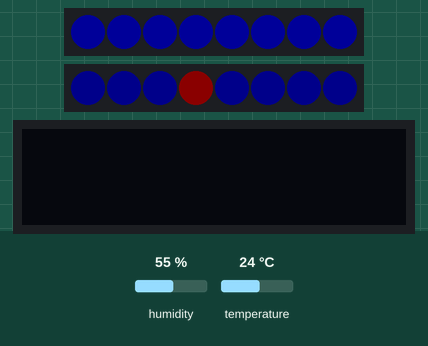
The program below on a simulated CircuitPython board. On the bench: 2 × 8 RGB LEDs in strip order, left to right, 128×32 one-colour display. The test bench sets the inputs (shaded band); at power-on: humidity 55 %, temperature 24 °C. Dim RGB values are drawn brighter than linear; random numbers come from a fixed seed; what the program prints to the serial console is not drawn.

Above: at 1.27 s.
1.3 s: humidity set to 22 %
3.1 s: temperature set to 12 °C
At 5.12 s:
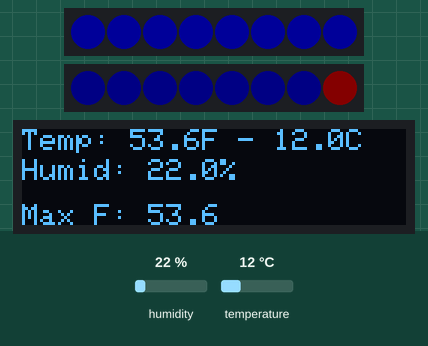
6.8 s: humidity set to 40 %
At 10.23 s:
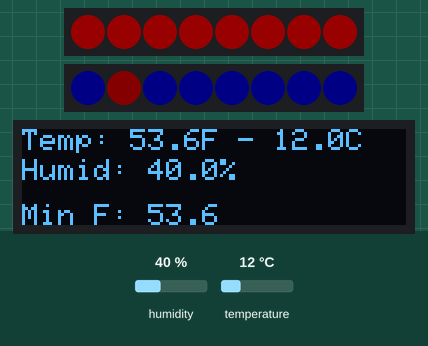
11.8 s: temperature set to 19 °C
At 15.23 s:
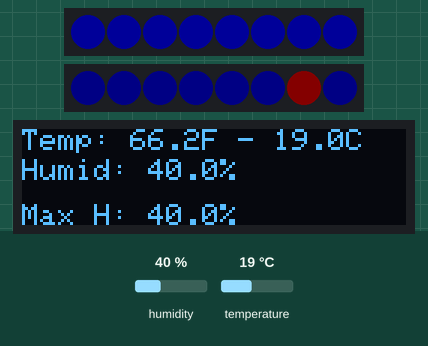
Timing chart, 0 to 27.7 s (numbered marks = the images above; inputs shaded):
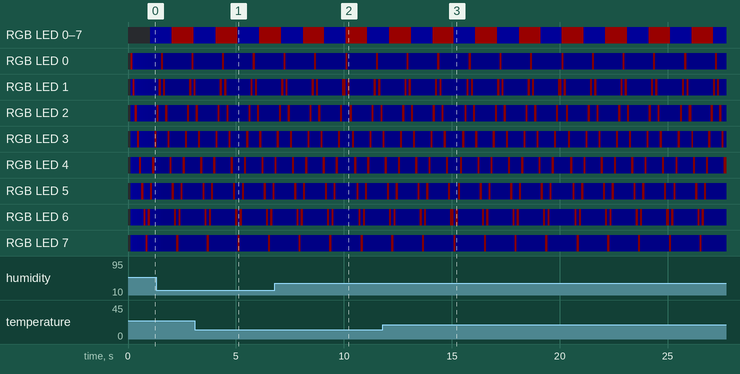

The program:

code.py
```python
# (licence header left out)
import board
import busio
import neopixel
import time
import random
import adafruit_ahtx0
import adafruit_ssd1306

TICK_INTERVAL = .1

#the signal refers to the boards built in neo-pixel
signal = neopixel.NeoPixel(board.NEOPIXEL, 8, brightness=0.1, auto_write=False)

#setup the neopixel strip
strip_len = 8
strip = neopixel.NeoPixel(board.D2, 8, brightness=0.1, auto_write=False)
strip.fill((0,0,0))
strip.show()

RED = (100,0,0)
BLUE = (0,0,100)
DARK_RED = (255,0,0)
DARK_BLUE = (0,0,255)

#keyboards uart output (to monitor for activity)
kb_uart = busio.UART(board.TX, board.RX, baudrate=38400, timeout=.01)

# Create sensor object, communicating over the board's default I2C bus
i2cAHT = board.STEMMA_I2C()  # uses board.SCL and board.SDA
sensor = adafruit_ahtx0.AHTx0(i2cAHT)

i2cOLED = board.STEMMA_I2C()
oled = adafruit_ssd1306.SSD1306_I2C(128, 32, i2cOLED)

#temp/humid setup
f_max = 0.0
f_min = 1000.0
h_min = 100.0
h_max = 0
spinner = -1


def main_loop():

    signal_toggle = False
    strip_time = time.monotonic()
    signal_time = time.monotonic()
    swipe_toggle = False
    action_stren =  155
    counter = 0
    env_time = 0
    while (1):
        now = time.monotonic()

        #check for keyboard activity
        if kb_uart.in_waiting > 0:
            data = kb_uart.read()
            #make the strip brighter
            action_stren=100

        #is it time to move the lights?
        if(now - strip_time) > TICK_INTERVAL:
            #decay the action strenghth over time
            if action_stren > 0:
                action_stren-=10
            else:
                action_stren = 0

            index = counter

            if swipe_toggle:
                index = (strip_len-1) - counter

            strip.fill((0,0,75+action_stren))
            strip[index] = (75+action_stren,0,0)
            strip.show()
            strip_time = now

            counter+=1
            if counter >= strip_len:
                counter = 1
                swipe_toggle = not swipe_toggle

        #update the board lights
        elif(now - signal_time > 1):
            if signal_toggle:
                signal_toggle = False
                signal.fill((255, 0, 0))
                signal.show()
            else:
                signal_toggle = True
                signal.fill((0, 0, 255))
                signal.show()
            signal_time = now

        elif(now - env_time > 5):
            env_time = now
            checkEnv()

def randlights():
    while(1):
        strip.fill((0,0,255))
        for i in range(strip_len):
            if random.random() > .5:
                strip[i]=((255,0,0))
        time.sleep(.25)
        strip.show()


def checkEnv():
    global f_max
    global f_min
    global h_min
    global h_max
    global spinner

    c = sensor.temperature
    f = (c * 1.8) + 32
    h = sensor.relative_humidity
    t_str = "Temp: %0.1fF - %0.1fC" % (f, c)
    h_str = "Humid: %0.1f%%" % h
    print(t_str)
    print(h_str)

    if f > f_max:
        f_max = f

    if f < f_min:
        f_min = f

    if h > h_max:
        h_max = h

    if h < h_min:
        h_min = h

    spinner_text = ""

    spinner += 1
    if spinner == 0:
        spinner_text = "Max F: %0.1f" % f_max
    elif spinner == 1:
        spinner_text = "Min F: %0.1f" % f_min
    elif spinner == 2:
        spinner_text = "Max H: %0.1f%%" % h_max
    elif spinner == 3:
        spinner_text = "Min H: %0.1f%%" % h_min
    elif spinner == 4:
        spinner = -1

    oled.fill(0)

    oled.text(t_str, 0, 0, 1)
    oled.text(h_str, 0, 10, 1)
    oled.text(spinner_text, 0, 25, 1)
    oled.show()


#everything is setup, let's start swiping!
main_loop()
```
